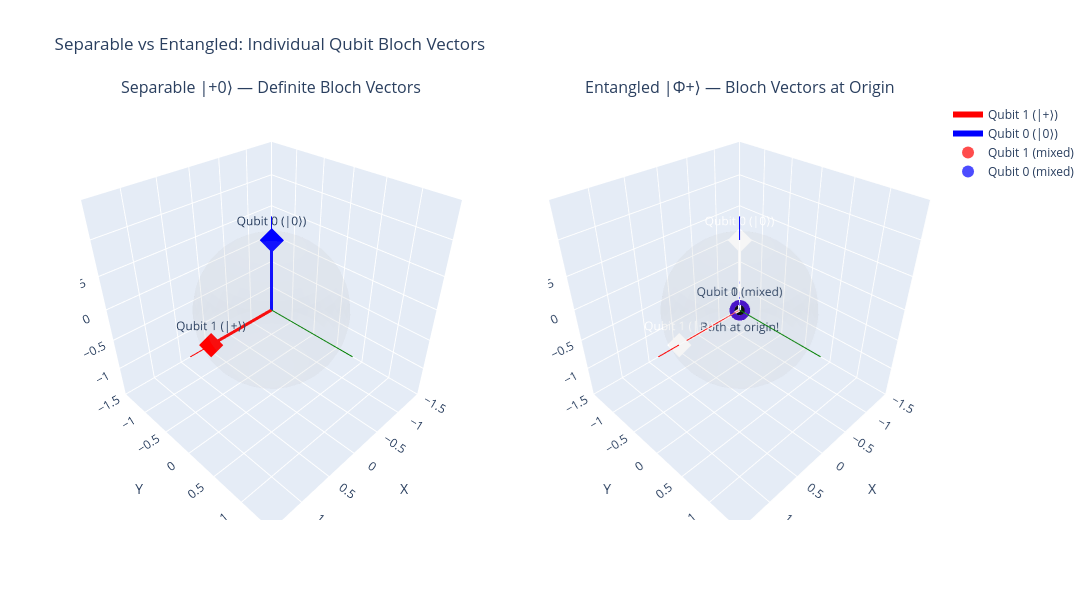

Here is the notebook cell this chart was saved with:
### Code cell
# ── Side-by-side Bloch sphere visualization ──
fig = make_subplots(
    rows=1, cols=2,
    specs=[[{'type': 'scene'}, {'type': 'scene'}]],
    subplot_titles=('Separable |+0⟩ — Definite Bloch Vectors',
                    'Entangled |Φ+⟩ — Bloch Vectors at Origin')
)

# Sphere wireframe for both subplots
u = np.linspace(0, 2*np.pi, 30)
v = np.linspace(0, np.pi, 30)
xs = np.outer(np.cos(u), np.sin(v))
ys = np.outer(np.sin(u), np.sin(v))
zs = np.outer(np.ones(len(u)), np.cos(v))

for col in [1, 2]:
    fig.add_trace(go.Surface(
        x=xs, y=ys, z=zs, opacity=0.08,
        colorscale=[[0, 'lightgray'], [1, 'lightgray']],
        showscale=False, hoverinfo='skip'
    ), row=1, col=col)
    # Axes
    for coords, color in [([1.3,0,0], 'red'), ([0,1.3,0], 'green'), ([0,0,1.3], 'blue')]:
        fig.add_trace(go.Scatter3d(
            x=[0, coords[0]], y=[0, coords[1]], z=[0, coords[2]],
            mode='lines', line=dict(color=color, width=2),
            showlegend=False, hoverinfo='skip'
        ), row=1, col=col)

# LEFT: Separable — Bloch vectors point somewhere definite
for bloch, color, name in [
    (bloch_A_sep, 'red', 'Qubit 1 (|+⟩)'),
    (bloch_B_sep, 'blue', 'Qubit 0 (|0⟩)')
]:
    # Arrow from origin to Bloch vector
    fig.add_trace(go.Scatter3d(
        x=[0, bloch[0]], y=[0, bloch[1]], z=[0, bloch[2]],
        mode='lines', line=dict(color=color, width=6),
        name=name, showlegend=True
    ), row=1, col=1)
    fig.add_trace(go.Scatter3d(
        x=[bloch[0]], y=[bloch[1]], z=[bloch[2]],
        mode='markers+text', text=[name],
        textposition='top center',
        marker=dict(size=8, color=color, symbol='diamond'),
        showlegend=False
    ), row=1, col=1)

# RIGHT: Entangled — Bloch vectors at origin (mixed state)
for bloch, color, name in [
    (bloch_A_ent, 'red', 'Qubit 1 (mixed)'),
    (bloch_B_ent, 'blue', 'Qubit 0 (mixed)')
]:
    fig.add_trace(go.Scatter3d(
        x=[bloch[0]], y=[bloch[1]], z=[bloch[2]],
        mode='markers+text', text=[name],
        textposition='top center',
        marker=dict(size=12, color=color, symbol='circle', opacity=0.7),
        name=name, showlegend=True
    ), row=1, col=2)

# Add "origin" marker for entangled
fig.add_trace(go.Scatter3d(
    x=[0], y=[0], z=[0],
    mode='markers+text', text=['Both at origin!'],
    textposition='bottom center',
    marker=dict(size=6, color='black'),
    showlegend=False
), row=1, col=2)

scene_settings = dict(
    xaxis=dict(range=[-1.5, 1.5], title='X'),
    yaxis=dict(range=[-1.5, 1.5], title='Y'),
    zaxis=dict(range=[-1.5, 1.5], title='Z'),
    aspectmode='cube'
)
fig.update_layout(
    title='Separable vs Entangled: Individual Qubit Bloch Vectors',
    scene=scene_settings, scene2=scene_settings,
    width=1200, height=600
)
fig.show()

### Figure 1 — Plotly figure (JSON) as saved in the notebook; plotly's stock layout.template omitted (floating-point values rounded to 4 significant figures; data arrays with more than 128 entries replaced by an {"elided": "..."} marker saying what was removed)
{"data": [{"colorscale": [[0, "lightgray"], [1, "lightgray"]], "hoverinfo": "skip", "opacity": 0.08, "scene": "scene", "showscale": false, "type": "surface", "x": {"elided": "30x30 float values"}, "y": {"elided": "30x30 float values"}, "z": {"elided": "30x30 float values"}}, {"hoverinfo": "skip", "line": {"color": "red", "width": 2}, "mode": "lines", "scene": "scene", "showlegend": false, "type": "scatter3d", "x": [0, 1.3], "y": [0, 0], "z": [0, 0]}, {"hoverinfo": "skip", "line": {"color": "green", "width": 2}, "mode": "lines", "scene": "scene", "showlegend": false, "type": "scatter3d", "x": [0, 0], "y": [0, 1.3], "z": [0, 0]}, {"hoverinfo": "skip", "line": {"color": "blue", "width": 2}, "mode": "lines", "scene": "scene", "showlegend": false, "type": "scatter3d", "x": [0, 0], "y": [0, 0], "z": [0, 1.3]}, {"colorscale": [[0, "lightgray"], [1, "lightgray"]], "hoverinfo": "skip", "opacity": 0.08, "scene": "scene2", "showscale": false, "type": "surface", "x": {"elided": "30x30 float values"}, "y": {"elided": "30x30 float values"}, "z": {"elided": "30x30 float values"}}, {"hoverinfo": "skip", "line": {"color": "red", "width": 2}, "mode": "lines", "scene": "scene2", "showlegend": false, "type": "scatter3d", "x": [0, 1.3], "y": [0, 0], "z": [0, 0]}, {"hoverinfo": "skip", "line": {"color": "green", "width": 2}, "mode": "lines", "scene": "scene2", "showlegend": false, "type": "scatter3d", "x": [0, 0], "y": [0, 1.3], "z": [0, 0]}, {"hoverinfo": "skip", "line": {"color": "blue", "width": 2}, "mode": "lines", "scene": "scene2", "showlegend": false, "type": "scatter3d", "x": [0, 0], "y": [0, 0], "z": [0, 1.3]}, {"line": {"color": "red", "width": 6}, "mode": "lines", "name": "Qubit 1 (|+⟩)", "scene": "scene", "showlegend": true, "type": "scatter3d", "x": [0, 1.0], "y": [0, 0], "z": [0, 0]}, {"marker": {"color": "red", "size": 8, "symbol": "diamond"}, "mode": "markers+text", "scene": "scene", "showlegend": false, "text": ["Qubit 1 (|+⟩)"], "textposition": "top center", "type": "scatter3d", "x": [1.0], "y": [0], "z": [0]}, {"line": {"color": "blue", "width": 6}, "mode": "lines", "name": "Qubit 0 (|0⟩)", "scene": "scene", "showlegend": true, "type": "scatter3d", "x": [0, 0], "y": [0, 0], "z": [0, 1.0]}, {"marker": {"color": "blue", "size": 8, "symbol": "diamond"}, "mode": "markers+text", "scene": "scene", "showlegend": false, "text": ["Qubit 0 (|0⟩)"], "textposition": "top center", "type": "scatter3d", "x": [0], "y": [0], "z": [1.0]}, {"marker": {"color": "red", "opacity": 0.7, "size": 12, "symbol": "circle"}, "mode": "markers+text", "name": "Qubit 1 (mixed)", "scene": "scene2", "showlegend": true, "text": ["Qubit 1 (mixed)"], "textposition": "top center", "type": "scatter3d", "x": [0], "y": [0], "z": [0]}, {"marker": {"color": "blue", "opacity": 0.7, "size": 12, "symbol": "circle"}, "mode": "markers+text", "name": "Qubit 0 (mixed)", "scene": "scene2", "showlegend": true, "text": ["Qubit 0 (mixed)"], "textposition": "top center", "type": "scatter3d", "x": [0], "y": [0], "z": [0]}, {"marker": {"color": "black", "size": 6}, "mode": "markers+text", "scene": "scene2", "showlegend": false, "text": ["Both at origin!"], "textposition": "bottom center", "type": "scatter3d", "x": [0], "y": [0], "z": [0]}], "layout": {"annotations": [{"font": {"size": 16}, "showarrow": false, "text": "Separable |+0⟩ — Definite Bloch Vectors", "x": 0.225, "xanchor": "center", "xref": "paper", "y": 1, "yanchor": "bottom", "yref": "paper"}, {"font": {"size": 16}, "showarrow": false, "text": "Entangled |Φ+⟩ — Bloch Vectors at Origin", "x": 0.775, "xanchor": "center", "xref": "paper", "y": 1, "yanchor": "bottom", "yref": "paper"}], "height": 600, "scene": {"aspectmode": "cube", "domain": {"x": [0, 0.45], "y": [0, 1]}, "xaxis": {"range": [-1.5, 1.5], "title": {"text": "X"}}, "yaxis": {"range": [-1.5, 1.5], "title": {"text": "Y"}}, "zaxis": {"range": [-1.5, 1.5], "title": {"text": "Z"}}}, "scene2": {"aspectmode": "cube", "domain": {"x": [0.55, 1], "y": [0, 1]}, "xaxis": {"range": [-1.5, 1.5], "title": {"text": "X"}}, "yaxis": {"range": [-1.5, 1.5], "title": {"text": "Y"}}, "zaxis": {"range": [-1.5, 1.5], "title": {"text": "Z"}}}, "title": {"text": "Separable vs Entangled: Individual Qubit Bloch Vectors"}, "width": 1200}}
